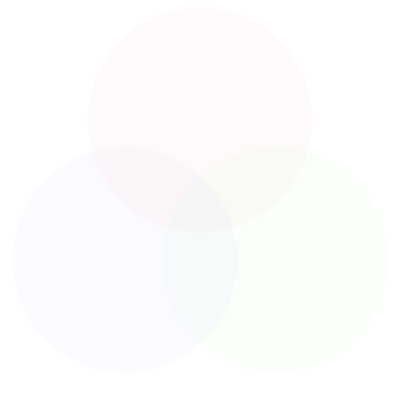
Frame 1 (no input)
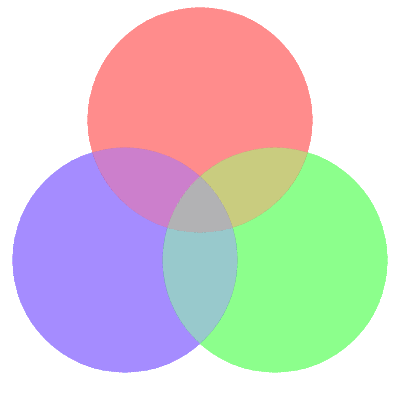
Frame 60 (no input)
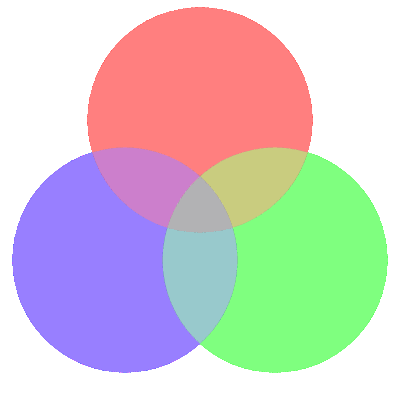
Frame 120 (the mouse pressed at the canvas centre since frame 60)

The p5.js sketch that drew these frames (run headless with seeded random() and noise() and a simulated clock; from frame 60 on, the mouse is pressed at the canvas centre):

// p5.js sketch
// ── sketch.js
function setup(){
    createCanvas(400, 400);
    colorMode(HSB);
}

function draw(){

    noStroke();
    
    //red top circle
    push();
    fill(0,50,100,.04);
    circle(200, 120, 225);
    pop();

    //right green circle
    push();
    fill(120,50,100,.04);
    circle(275, 260, 225);
    pop();
    
    //left blue circle
    push();
    fill(250,50,100,.04);
    circle(125, 260, 225);
    pop();
    
}
